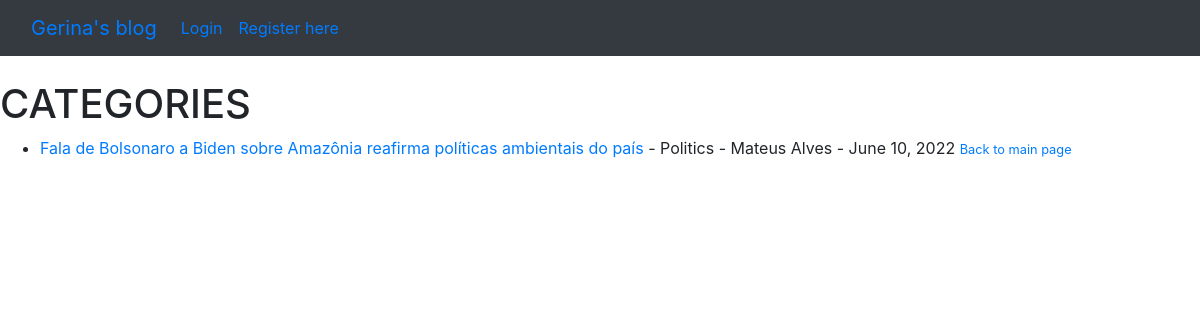
Before: /category/Politics/ with the older database file.
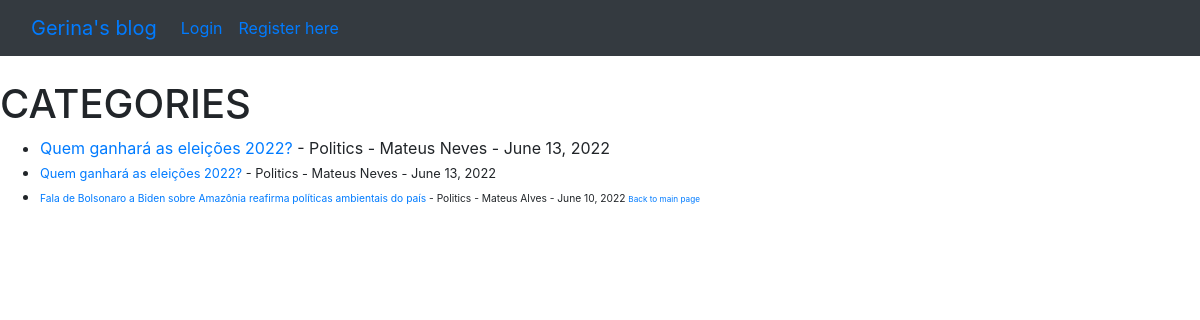
After: the same page with the newer database file.
### theblog/models.py (models this page shows, shortened)
class Post(models.Model):
    title = models.CharField(max_length=255)
    author = models.ForeignKey(User, on_delete=models.CASCADE)
    body = models.TextField()
    title_tag = models.CharField(max_length=255, default=title)
    post_date = models.DateField(auto_now_add=True)
    category = models.CharField(max_length=255, default='uncategorized')
    likes = models.ManyToManyField(User, related_name='blog_post')

### theblog/views.py (the view)
# urls.py: path('category/<str:catego>/', CategoryView, name='category'),
def CategoryView(request, catego):
    category_posts = Post.objects.filter(category=catego).order_by('-post_date')
    return render(request, 'categories.html', {'catego':catego.title(), 'category_posts':category_posts})

### theblog/templates/categories.html (shortened to what this page needs)
{% extends 'base.html' %}
{% block content %}
{% if category_posts %}
    <h1> CATEGORIES</h1>
        <ul>
            {% for post in category_posts %}
                <li><a href="{% url 'article-detail' post.pk %}">{{ post.title }}</a>
                    - {{ post.category }}
                    - {{ post.author.first_name }} {{ post.author.last_name }}
                    - {{ post.post_date }}
                    <small>
            {% endfor %}
            <a href="{% url 'home' %}">Back to main page</a>
        </ul>
{% else %}
    <h1>Sorry, this page doesn't exist</h1>
{% endif %}
{% endblock %}

Changed rows visible on the page:
added Post: title "Quem ganhará as eleições 2022?", category "Politics", author.first_name "Mateus", author.last_name "Neves", post_date "June 13, 2022"
added Post: title "Quem ganhará as eleições 2022?", category "Politics", author.first_name "Mateus", author.last_name "Neves", post_date "June 13, 2022"
